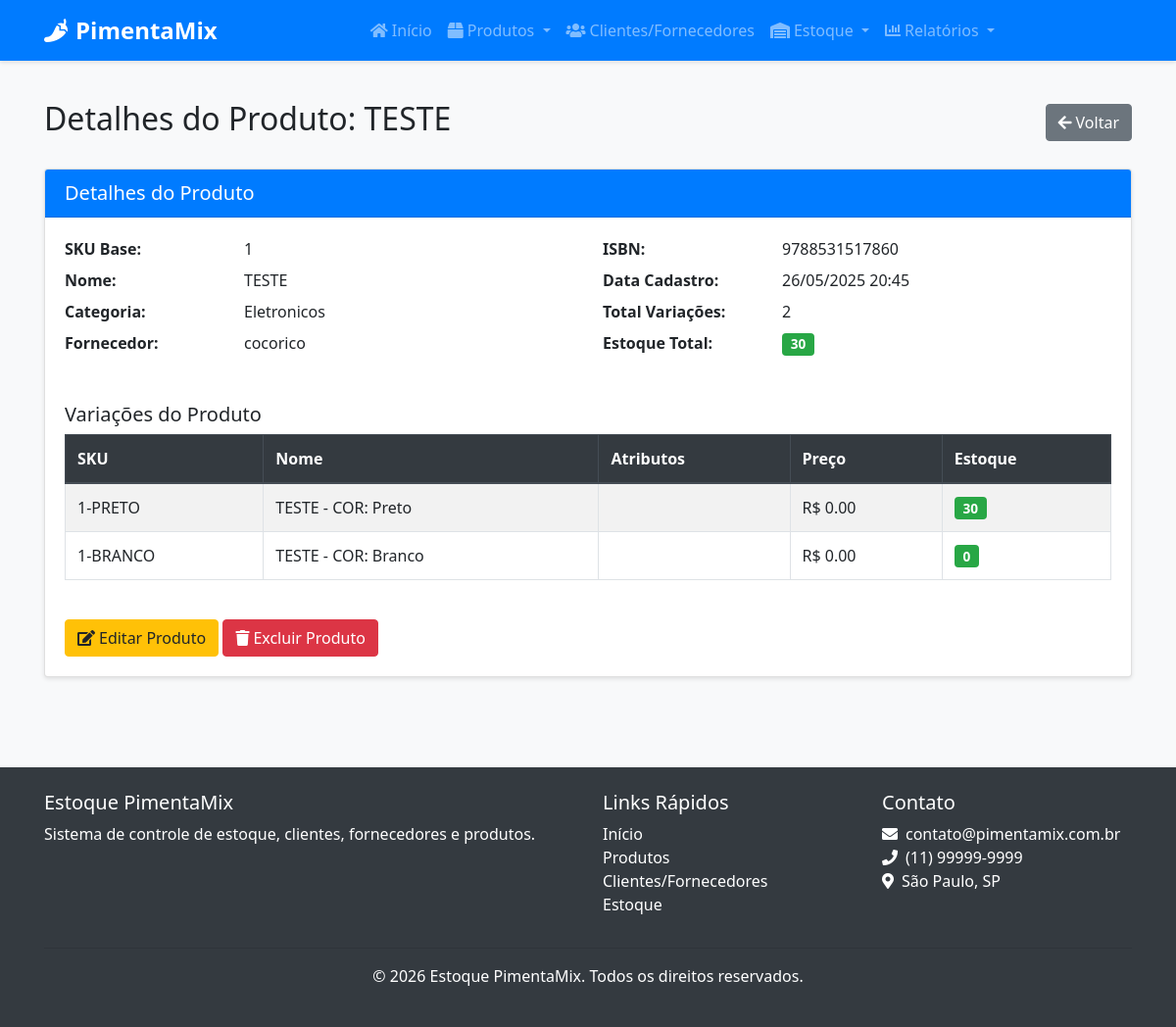
Page /produtos/detalhes/1 on the committed database.
### src/models/produto.py (models this page shows, shortened)
class Produto(db.Model):
    __tablename__ = 'produto'
    id = db.Column(db.Integer, primary_key=True) # Corrigido: Indentação removida
    nome = db.Column(db.String(100), nullable=False)
    descricao = db.Column(db.Text, nullable=True)
    sku_base = db.Column(db.String(50), nullable=True, unique=True) # Adicionado SKU Base
    isbn = db.Column(db.String(20), nullable=True) # Adicionado ISBN
    categoria_id = db.Column(db.Integer, db.ForeignKey('categoria.id'), nullable=False)
    fornecedor_id = db.Column(db.Integer, db.ForeignKey('cliente_fornecedor.id'), nullable=True)
    data_cadastro = db.Column(db.DateTime, default=datetime.utcnow) # Corrigido: Removido 'mentos'
    variacoes = db.relationship('ProdutoVariacao', backref='produto', lazy=True, cascade="all, delete-orphan")
    def estoque_baixo(self):
        for variacao in self.variacoes:
            if variacao.estoque_baixo():
                return True
        return False
    def estoque_total(self):
        return sum(variacao.quantidade_atual for variacao in self.variacoes)

class ProdutoVariacao(db.Model):
    __tablename__ = 'produto_variacao'
    id = db.Column(db.Integer, primary_key=True)
    produto_id = db.Column(db.Integer, db.ForeignKey('produto.id'), nullable=False)
    nome = db.Column(db.String(100), nullable=False)
    sku = db.Column(db.String(50), nullable=False, unique=True)
    preco_venda = db.Column(db.Float, nullable=False)
    quantidade_atual = db.Column(db.Integer, default=0)
    estoque_minimo = db.Column(db.Integer, default=5)
    atributos_valores = db.relationship('AtributoValor', secondary=produto_variacao_atributo_valor,
                                       backref=db.backref('variacoes', lazy=True))
    entradas = db.relationship('EntradaEstoque', backref='variacao', lazy=True)
    saidas = db.relationship('SaidaEstoque', backref='variacao', lazy=True)
    def estoque_baixo(self):
        return self.quantidade_atual < self.estoque_minimo

### src/models/categoria.py (models this page shows, shortened)
class Categoria(db.Model):
    __tablename__ = 'categoria'
    id = db.Column(db.Integer, primary_key=True)
    nome = db.Column(db.String(100), nullable=False, unique=True)
    descricao = db.Column(db.Text, nullable=True)
    produtos = db.relationship('Produto', backref='categoria', lazy=True)

### src/models/cliente_fornecedor.py (models this page shows, shortened)
class ClienteFornecedor(db.Model):
    __tablename__ = 'cliente_fornecedor'
    id = db.Column(db.Integer, primary_key=True)
    nome = db.Column(db.String(100), nullable=False)
    razao_social = db.Column(db.String(100), nullable=True)
    nome_fantasia = db.Column(db.String(100), nullable=True)
    cpf_cnpj = db.Column(db.String(20), nullable=True, unique=True)
    email = db.Column(db.String(100), nullable=False)
    telefone = db.Column(db.String(20), nullable=False)
    endereco = db.Column(db.Text, nullable=True)
    observacoes = db.Column(db.Text, nullable=True)
    eh_cliente = db.Column(db.Boolean, default=False)
    eh_fornecedor = db.Column(db.Boolean, default=False)
    data_cadastro = db.Column(db.DateTime, default=datetime.utcnow)
    responsaveis = db.relationship('Responsavel', backref='cliente_fornecedor', lazy=True, cascade="all, delete-orphan")
    contatos = db.relationship('Contato', backref='cliente_fornecedor', lazy=True, cascade="all, delete-orphan")
    produtos_fornecidos = db.relationship('Produto', backref='fornecedor', lazy=True)
    entradas_estoque = db.relationship('EntradaEstoque', backref='fornecedor', lazy=True)
    saidas_estoque = db.relationship('SaidaEstoque', backref='cliente', lazy=True)

### src/routes/produto.py (the view)
@produto_bp.route("/detalhes/<int:id>")
def detalhes(id):
    produto = Produto.query.get_or_404(id)
    return render_template("produto/detalhes.html", produto=produto, titulo=f"Detalhes do Produto: {produto.nome}")

### src/templates/produto/detalhes.html (shortened to what this page needs)
{% extends "base.html" %}
{% block content %}
<div class="container">
    <div class="d-flex justify-content-between align-items-center mb-4">
        <h2>{{ titulo }}</h2>
        <a href="{{ url_for('produto.listar') }}" class="btn btn-secondary">
            <i class="fas fa-arrow-left mr-1"></i>Voltar
        </a>
    </div>
    <div class="card">
        <div class="card-header bg-primary text-white">
            <h5 class="mb-0">Detalhes do Produto</h5>
        </div>
        <div class="card-body">
            <div class="row">
                <div class="col-md-6">
                    <dl class="row">
                        <dt class="col-sm-4">SKU Base:</dt>
                        <dd class="col-sm-8">{{ produto.sku_base }}</dd>
                        <dt class="col-sm-4">Nome:</dt>
                        <dd class="col-sm-8">{{ produto.nome }}</dd>
                        <dt class="col-sm-4">Categoria:</dt>
                        <dd class="col-sm-8">{{ produto.categoria.nome if produto.categoria else '-' }}</dd>
                        <dt class="col-sm-4">Fornecedor:</dt>
                        <dd class="col-sm-8">{{ produto.fornecedor.nome if produto.fornecedor else '-' }}</dd>
                    </dl>
                </div>
                <div class="col-md-6">
                    <dl class="row">
                        <dt class="col-sm-4">ISBN:</dt>
                        <dd class="col-sm-8">{{ produto.isbn if produto.isbn else '-' }}</dd>
                        <dt class="col-sm-4">Data Cadastro:</dt>
                        <dd class="col-sm-8">{{ produto.data_cadastro.strftime('%d/%m/%Y %H:%M') }}</dd>
                        <dt class="col-sm-4">Total Variações:</dt>
                        <dd class="col-sm-8">{{ produto.variacoes|length }}</dd>
                        <dt class="col-sm-4">Estoque Total:</dt>
                        <dd class="col-sm-8">
                            <span class="badge {% if produto.estoque_baixo() %}badge-danger{% else %}badge-success{% endif %}">
                                {{ produto.estoque_total() }}
                            </span>
                        </dd>
                    </dl>
                </div>
            </div>
            <div class="row mt-4">
                <div class="col-12">
                    <h5>Variações do Produto</h5>
                    {% if produto.variacoes %}
                        <div class="table-responsive">
                            <table class="table table-striped table-bordered">
                                <thead class="thead-dark">
                                    <tr>
                                        <th>SKU</th>
                                        <th>Nome</th>
                                        <th>Atributos</th>
                                        <th>Preço</th>
                                        <th>Estoque</th>
                                    </tr>
                                </thead>
                                <tbody>
                                    {% for variacao in produto.variacoes %}
                                        <tr>
                                            <td>{{ variacao.sku }}</td>
                                            <td>{{ variacao.nome }}</td>
                                            <td>{{ variacao.atributos_formatados }}</td>
                                            <td>R$ {{ "%.2f"|format(variacao.preco_venda) }}</td>
                                            <td>
                                                <span class="badge {% if variacao.estoque_baixo() %}badge-danger{% else %}badge-success{% endif %}">
                                                    {{ variacao.quantidade_atual }}
                                                </span>
                                            </td>
                                        </tr>
                                    {% endfor %}
                                </tbody>
                            </table>
                        </div>
                    {% else %}
                        <div class="alert alert-info">
                            Nenhuma variação cadastrada para este produto.
                        </div>
                    {% endif %}
                </div>
            </div>
            <div class="row mt-4">
                <div class="col-12">
                    <a href="{{ url_for('produto.editar', id=produto.id) }}" class="btn btn-warning">
                        <i class="fas fa-edit mr-1"></i>Editar Produto
                    </a>
                    <button type="button" class="btn btn-danger" data-toggle="modal" data-target="#modalConfirmacao">
                        <i class="fas fa-trash mr-1"></i>Excluir Produto
                    </button>
                </div>
            </div>
        </div>
    </div>
</div>
{% endblock %}

### src/static/css/style.css (style rules this page uses)
body { font-family: 'Segoe UI', Tahoma, Geneva, Verdana, sans-serif; background-color: #f8f9fa; }
.card { box-shadow: 0 2px 4px rgba(0, 0, 0, 0.1); transition: all 0.3s ease; margin-bottom: 20px; }
.card-header { font-weight: bold; }
.btn i { margin-right: 5px; }
.table thead th { background-color: #343a40; color: white; border-color: #454d55; }
.table-striped tbody tr:nth-of-type(odd) { background-color: rgba(0, 0, 0, 0.05); }
.badge { font-size: 85%; font-weight: 600; padding: 0.35em 0.65em; }

### rows in the picture
Produto: sku_base "1", nome "TESTE", isbn "9788531517860", data_cadastro "26/05/2025 20:45"
Categoria: categoria "Eletronicos"
ClienteFornecedor: fornecedor "cocorico"
ProdutoVariacao: estoque_total "30", sku "1-PRETO", nome "TESTE - COR: Preto", preco_venda "0.00", quantidade_atual "30"
ProdutoVariacao: sku "1-BRANCO", nome "TESTE - COR: Branco", preco_venda "0.00", quantidade_atual "0"

### other values in the picture
{{ titulo }} "Detalhes do Produto: TESTE"
{{ produto.variacoes|length }} "2"
